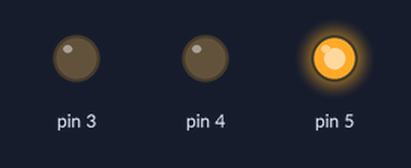
Simulated run of this sketch. Board: Arduino Uno, built with avr-gcc and run on an emulated ATmega328P. On the bench: output pins drawn as LEDs (lit = HIGH). What the sketch prints to the serial monitor is not drawn.

Above: at 0.1 s.
At 1.6 s:
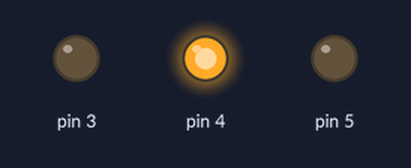
Timing chart, 0 to 3.1 s (numbered marks = the images above):
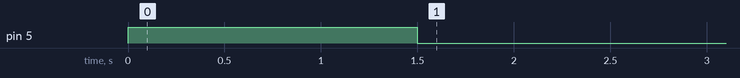

The sketch:

GPS3.ino
```cpp
char aux_str[30];
char aux;

char latitude[15];
char longitude[15];

char inChar;
int index;
char inData[200];


void setup()
 {
   //Init the driver pins for GSM function
    pinMode(3,OUTPUT);
    pinMode(4,OUTPUT);
    pinMode(5,OUTPUT);
   //Output GSM Timing
    digitalWrite(5,HIGH);
    delay(1500);
    digitalWrite(5,LOW);

    Serial.begin(9600);
        // Use these commands instead of the hardware switch 'UART select' in order to enable each mode
    // If you want to use both GMS and GPS. enable the required one in your code and disable the other one for each access.
    digitalWrite(3,LOW);//enable GSM TX、RX
    digitalWrite(4,HIGH);//disable GPS TX、RX

    delay(20000);

    start_GSM();

    delay(5000);

    start_GPS();


 }
 void loop()
 {


   read_GPS();
   delay(2000);
   send_GPRS();
   delay(30000);

 }

 void start_GSM(){
     //Configuracion GPRS Claro Argentina
    Serial.println("AT");
    delay(2000);
    Serial.println("AT+CREG?");
    delay(2000);
    Serial.println("AT+SAPBR=3,1,\"APN\",\"yourAPN\"");
    delay(2000);
    Serial.println("AT+SAPBR=3,1,\"USER\",\"yourUser\"");
    delay(2000);
    Serial.println("AT+SAPBR=3,1,\"PWD\",\"YourPWD\"");
    delay(2000);
    Serial.println("AT+SAPBR=3,1,\"Contype\",\"GPRS\"");
    delay(2000);
    Serial.println("AT+SAPBR=1,1");
    delay(10000);
    Serial.println("AT+HTTPINIT");
    delay(2000);
    Serial.println("AT+HTTPPARA=\"CID\",1");
    delay(2000);
 }

 void send_GPRS(){
          if(latitude>0){
          Serial.print("AT+HTTPPARA=\"URL\",\"youUrl.com/geo/geo2_0.php?latitude=");
          Serial.print(latitude);
          Serial.print("&longitude=");
          Serial.print(longitude);
          Serial.println("\"");
          delay(2000);
          Serial.println("AT+HTTPACTION=0"); //now GET action
          delay(2000);
          }
 }


 void start_GPS(){
     //Configuracion en Inicializacion GPS
    Serial.print("AT");
    delay(1000);
    Serial.println("AT+CGPSIPR=9600");// (set the baud rate)
    delay(1000);
    Serial.println("AT+CGPSPWR=1"); // （turn on GPS power supply）
    delay(1000);
    Serial.println("AT+CGPSRST=1"); //（reset GPS in autonomy mode）
    delay(10000); //delay para esperar señal del GPS
 }

 void read_GPS(){


    Serial.println("AT+CGPSINF=0");

    read_String();

    strtok(inData, ",");
    strcpy(longitude,strtok(NULL, ",")); // Gets longitude
    strcpy(latitude,strtok(NULL, ",")); // Gets latitude


    convert2Degrees(latitude);
    convert2Degrees(longitude);


 }


 void read_String() {
      index=0;

      while(Serial.available() > 0) // Don't read unless
                                                  // there you know there is data
   {
       if(index < 199) // One less than the size of the array
       {
           inChar = Serial.read(); // Read a character
           inData[index] = inChar; // Store it
           index++; // Increment where to write next
           inData[index] = '\0'; // Null terminate the string
       }
   }
 }

 int8_t convert2Degrees(char* input){

    float deg;
    float minutes;
    boolean neg = false;

    //auxiliar variable
    char aux[10];

    if (input[0] == '-')
    {
        neg = true;
        strcpy(aux, strtok(input+1, "."));

    }
    else
    {
        strcpy(aux, strtok(input, "."));
    }

    // convert string to integer and add it to final float variable
    deg = atof(aux);

    strcpy(aux, strtok(NULL, '\0'));
    minutes=atof(aux);
    minutes/=1000000;
    if (deg < 100)
    {
        minutes += deg;
        deg = 0;
    }
    else
    {
        minutes += int(deg) % 100;
        deg = int(deg) / 100;
    }

    // add minutes to degrees
    deg=deg+minutes/60;


    if (neg == true)
    {
        deg*=-1.0;
    }

    neg = false;

    if( deg < 0 ){
        neg = true;
        deg*=-1;
    }

    float numeroFloat=deg;
    int parteEntera[10];
    int cifra;
    long numero=(long)numeroFloat;
    int size=0;

    while(1){
        size=size+1;
        cifra=numero%10;
        numero=numero/10;
        parteEntera[size-1]=cifra;
        if (numero==0){
            break;
        }
    }

    int indice=0;
    if( neg ){
        indice++;
        input[0]='-';
    }
    for (int i=size-1; i >= 0; i--)
    {
        input[indice]=parteEntera[i]+'0';
        indice++;
    }

    input[indice]='.';
    indice++;

    numeroFloat=(numeroFloat-(int)numeroFloat);
    for (int i=1; i<=6 ; i++)
    {
        numeroFloat=numeroFloat*10;
        cifra= (long)numeroFloat;
        numeroFloat=numeroFloat-cifra;
        input[indice]=char(cifra)+48;
        indice++;
    }
    input[indice]='\0';


}
```
